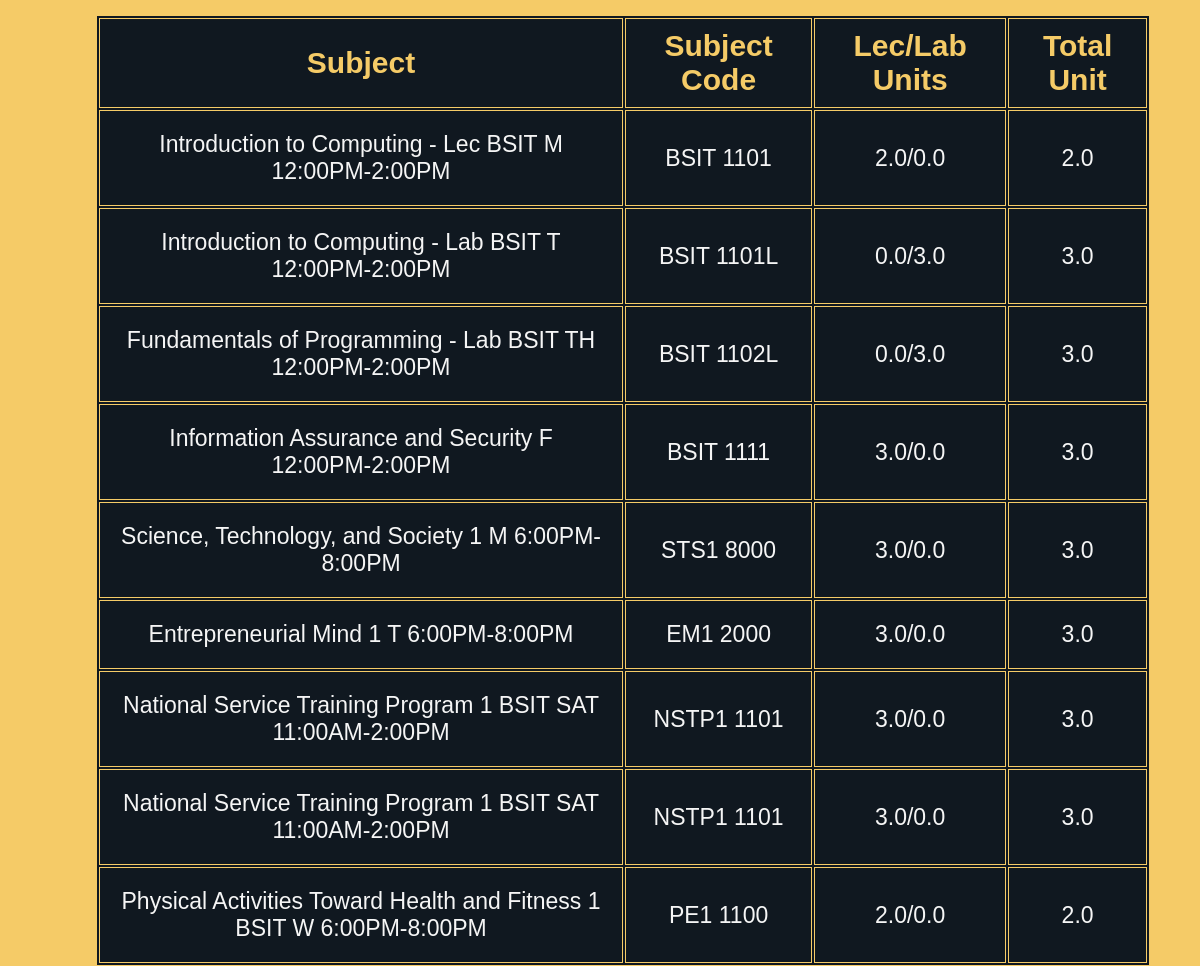
Page /subjects.php (signed in) on the committed database.
### tables this page shows
CREATE TABLE `subjectlist` (
  `id` int(11) NOT NULL,
  `stud_id` int(11) NOT NULL,
  `SubjectTitle` varchar(150) NOT NULL,
  `SubjectCode` varchar(50) NOT NULL,
  `LecLabUnits` varchar(20) NOT NULL,
  `TotalUnits` varchar(20) NOT NULL
);

### subjects.php (the view, shortened to what this page needs)
<?php
  include "database.php";
  $studid = $_SESSION['stud_id'];
  $sql = "SELECT * FROM subjectlist where stud_id ='$studid'";
  $result = mysqli_query($mysqli, $sql);
  echo "<div class = list>";
  echo "<table>";
  echo "<tr><th>Subject</th><th>Subject Code</th></th><th>Lec/Lab Units</th></th><th>Total Unit</th></tr>";
while($row = mysqli_fetch_assoc($result)) {
    echo "<tr>";
    echo "<td>" . $row['SubjectTitle'] . "</td>";
	echo "<td>" . $row['SubjectCode'] . "</td>";
	echo "<td>" . $row['LecLabUnits'] . "</td>";
    echo "<td>" . $row['TotalUnits'] . "</td>";
    echo "</tr>";
    echo "</div>";
}
?>

### subjects.php (style rules this page uses)
* { margin: 0; padding: 0; box-sizing: border-box; font-family: 'Poppins', sans-serif; }
.list { text-align: center; margin-left: 8%; }
.list table { color: #101820; word-wrap: break-word; overflow-wrap: break-word; text-align: center; font-size: 23px; min-width: 90%; }
.list table, tr, td, th { border: 1px solid #f5cb67; color: #f5cb67; background-color: #101820; }
.list th { padding: 10px 15px; }
table { margin-top: 15px; margin-right: 50px; position: relative; }
td { padding: 20px 20px; color: whitesmoke; }
.list th { font-size: 30px; }

### rows in the picture
subjectlist: SubjectTitle "Introduction to Computing - Lec BSIT M 12:00PM-2:00PM", SubjectCode "BSIT 1101", LecLabUnits "2.0/0.0", TotalUnits "2.0"
subjectlist: SubjectTitle "Introduction to Computing - Lab BSIT T 12:00PM-2:00PM", SubjectCode "BSIT 1101L", LecLabUnits "0.0/3.0", TotalUnits "3.0"
subjectlist: SubjectTitle "Fundamentals of Programming - Lab BSIT TH 12:00PM-2:00PM", SubjectCode "BSIT 1102L", LecLabUnits "0.0/3.0", TotalUnits "3.0"
subjectlist: SubjectTitle "Information Assurance and Security F 12:00PM-2:00PM", SubjectCode "BSIT 1111", LecLabUnits "3.0/0.0", TotalUnits "3.0"
subjectlist: SubjectTitle "Science, Technology, and Society 1 M 6:00PM-8:00PM", SubjectCode "STS1 8000", LecLabUnits "3.0/0.0", TotalUnits "3.0"
subjectlist: SubjectTitle "Entrepreneurial Mind 1 T 6:00PM-8:00PM", SubjectCode "EM1 2000", LecLabUnits "3.0/0.0", TotalUnits "3.0"
subjectlist: SubjectTitle "National Service Training Program 1 BSIT SAT 11:00AM-2:00PM", SubjectCode "NSTP1 1101", LecLabUnits "3.0/0.0", TotalUnits "3.0"
subjectlist: SubjectTitle "National Service Training Program 1 BSIT SAT 11:00AM-2:00PM", SubjectCode "NSTP1 1101", LecLabUnits "3.0/0.0", TotalUnits "3.0"
subjectlist: SubjectTitle "Physical Activities Toward Health and Fitness 1 BSIT W 6:00PM-8:00PM", SubjectCode "PE1 1100", LecLabUnits "2.0/0.0", TotalUnits "2.0"
